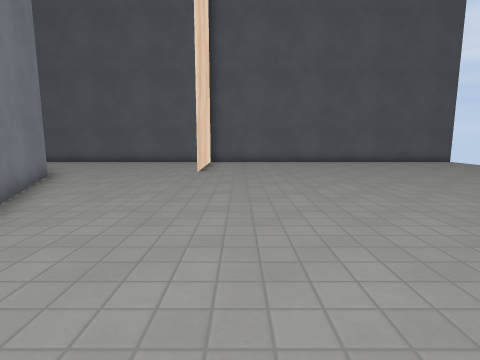
[1] (above)

12 first-person views from a walk through a 3-D level made in the Godot game engine. The camera is 1.2 m above the floor, tilts 8° down and sees 80° across. The floor is counted in squares, 1 m on a side. Each view is taken from the middle of a square. On the plan, view 1 faces up. The plan holds only what a view shows up to about 13 squares ahead; the rest is blank. The place goes on beyond the plan. Flat picture figures and markers are not drawn. Some surface patterns are stand-ins.

[2]
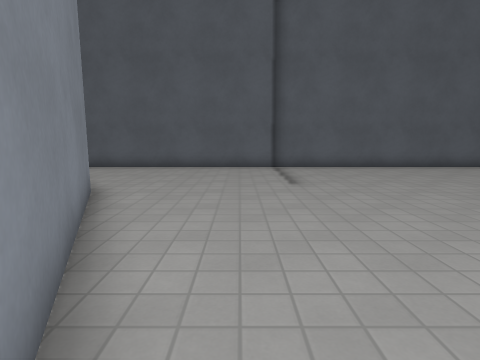

[3]
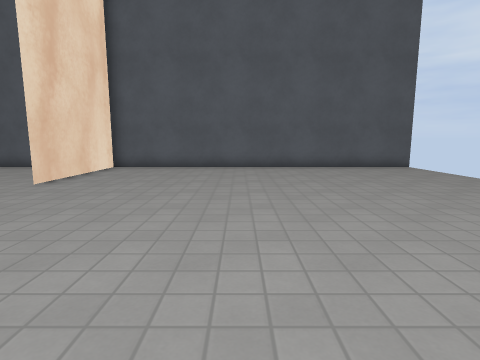

[4]
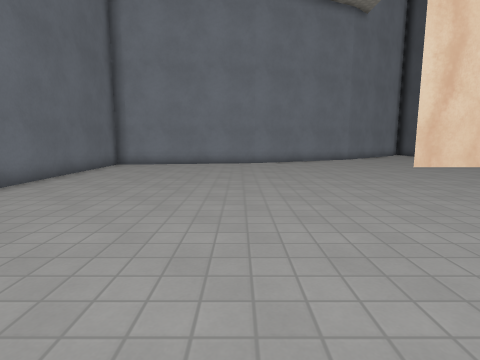

[5]
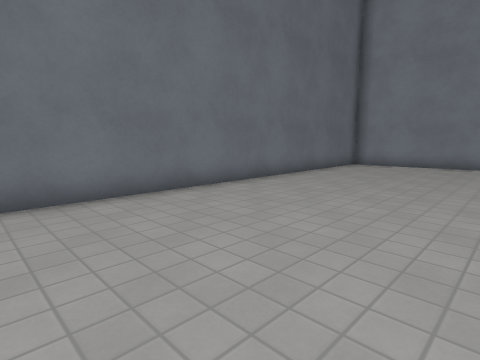

[6]
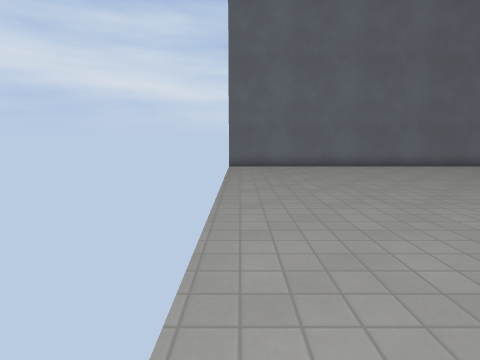

[7]
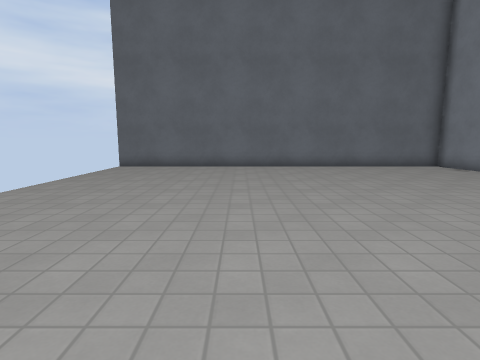

[8]
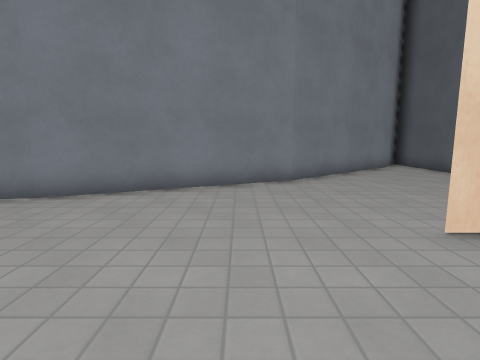

[9]
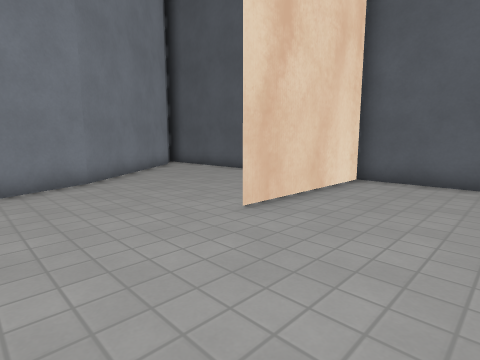

[10]
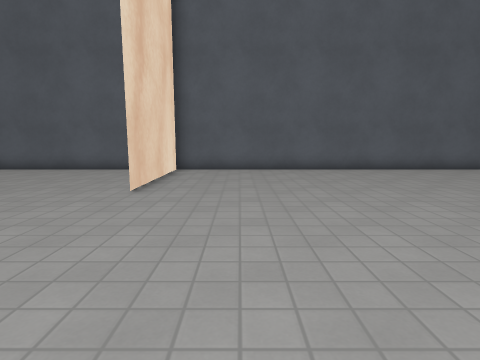

[11]
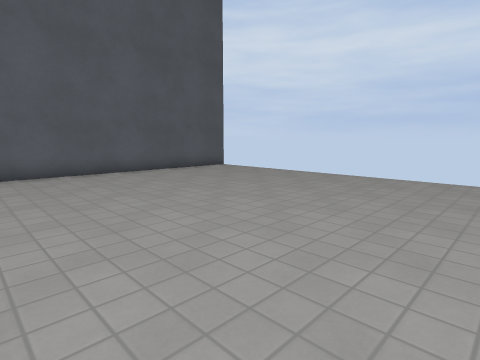

[12]
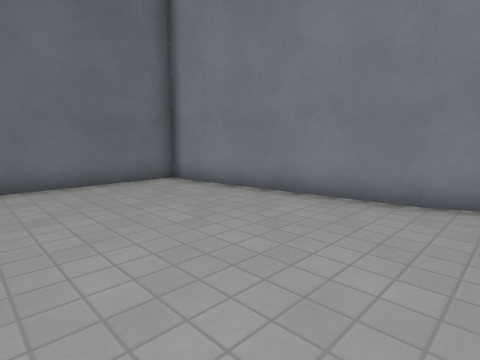

### Floor plan
Points are (right, up) in squares from view 1. A wall is a line through its corners. A room is listed if a view was taken in it or the views show most of it. See-through windows are left out.
Room 1 (views 1, 2, 3, 4, 5, 6, 7, 8, 9, 10, 11, 12)
walls: (-3.8, 3.8) (-2.9, -2.5); (-6.5, 9.6) (-3.8, 3.7); (-1.6, 15.8) (-1.6, 10.6); (-3, -3) (11.5, -3); (11.6, 15.6) (-11.2, 15.6); (-11.2, 14.9) (-10.7, 14.5) (-6.4, 9.5)

Where each view was taken, in squares from view 1:
view 1: 0 up, 0 right, facing up
view 2: 3 up, 3 left, facing up
view 3: 3 up, 4 right, facing up
view 4: 3 up, 11 right, facing left
view 5: 3 up, 11 right, facing down-left
view 6: 10 up, 11 right, facing down
view 7: 10 up, 6 right, facing down
view 8: 8 up, 2 right, facing left
view 9: 7 up, 2 right, facing up-left
view 10: 4 up, 1 right, facing up
view 11: 5 up, 2 right, facing up-right
view 12: 5 up, 2 right, facing down-left
